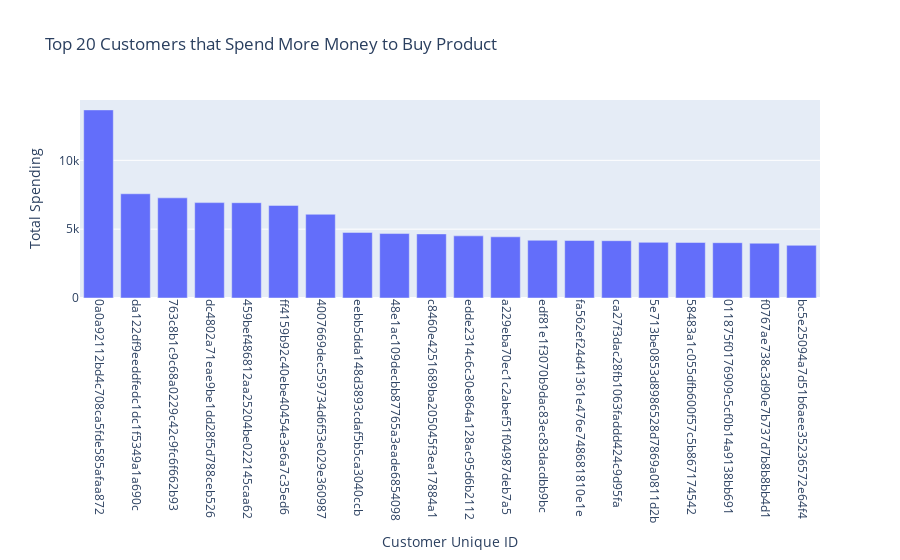

The notebook cell saved with this chart:
### Markdown cell above
### 5) Top 20 Customers that Spend More Money to Buy Product

### Code cell
temp_5 = df.pivot_table(index='customer_unique_id', values='revenue', aggfunc='sum').reset_index().sort_values(by='revenue', ascending=False).head(20)

trace5 = [
    go.Bar(
        x=temp_5['customer_unique_id'],
        y=temp_5['revenue'],
    )
]

layout = go.Layout(
        xaxis={
            'type': 'category', 
            'tickangle':90, 
            'title': 'Customer Unique ID'
        },
        title='Top 20 Customers that Spend More Money to Buy Product',
        yaxis=dict(title='Total Spending')
    )
fig = go.Figure(data=trace5, layout=layout)
iplot(fig)

### Figure 1 — Plotly figure (JSON) as saved in the notebook; plotly's stock layout.template omitted (floating-point values rounded to 4 significant figures)
{"data": [{"type": "bar", "x": ["0a0a92112bd4c708ca5fde585afaa872", "da122df9eeddfedc1dc1f5349a1a690c", "763c8b1c9c68a0229c42c9fc6f662b93", "dc4802a71eae9be1dd28f5d788ceb526", "459bef486812aa25204be022145caa62", "ff4159b92c40ebe40454e3e6a7c35ed6", "4007669dec559734d6f53e029e360987", "eebb5dda148d3893cdaf5b5ca3040ccb", "48e1ac109decbb87765a3eade6854098", "c8460e4251689ba205045f3ea17884a1", "edde2314c6c30e864a128ac95d6b2112", "a229eba70ec1c2abef51f04987deb7a5", "edf81e1f3070b9dac83ec83dacdbb9bc", "fa562ef24d41361e476e748681810e1e", "ca27f3dac28fb1063faddd424c9d95fa", "5e713be0853d8986528d7869a0811d2b", "58483a1c055dfb600f57c5b867174542", "011875f0176909c5cf0b14a9138bb691", "f0767ae738c3d90e7b737d7b8b8bb4d1", "bc5e25094a7d51b6aee35236572e64f4"], "y": [13660.0, 7572.0, 7275.0, 6929.0, 6922.0, 6727.0, 6082.0, 4764.0, 4682.0, 4656.0, 4513.0, 4446.0, 4195.0, 4175.0, 4164.0, 4043.0, 4034.0, 4017.0, 3980.0, 3827.0]}], "layout": {"title": {"text": "Top 20 Customers that Spend More Money to Buy Product"}, "xaxis": {"tickangle": 90, "title": {"text": "Customer Unique ID"}, "type": "category"}, "yaxis": {"title": {"text": "Total Spending"}}}}
